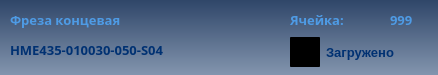
<?xml version="1.0" encoding="UTF-8"?>
<ui version="4.0">
 <class>widget_27_summary</class>
 <widget class="QWidget" name="widget_27_summary">
  <property name="geometry">
   <rect>
    <x>0</x>
    <y>0</y>
    <width>438</width>
    <height>75</height>
   </rect>
  </property>
  <property name="windowTitle">
   <string>widget_27_8_21_err_timeout</string>
  </property>
  <property name="layoutDirection">
   <enum>Qt::LeftToRight</enum>
  </property>
  <property name="styleSheet">
   <string notr="true">background-color: qlineargradient(spread:pad, x1:0.5, y1:0, x2:0.5, y2:1, stop:0 rgba(47, 70, 105, 255), stop:1 rgba(131, 149, 174, 255));</string>
  </property>
  <widget class="QLabel" name="group_name">
   <property name="geometry">
    <rect>
     <x>10</x>
     <y>5</y>
     <width>271</width>
     <height>30</height>
    </rect>
   </property>
   <property name="palette">
    <palette>
     <active>
      <colorrole role="WindowText">
       <brush brushstyle="SolidPattern">
        <color alpha="255">
         <red>78</red>
         <green>155</green>
         <blue>229</blue>
        </color>
       </brush>
      </colorrole>
      <colorrole role="Button">
       <brush brushstyle="LinearGradientPattern">
        <gradient startx="0.000000000000000" starty="0.000000000000000" endx="1.000000000000000" endy="0.000000000000000" type="LinearGradient" spread="PadSpread" coordinatemode="ObjectBoundingMode">
         <gradientstop position="0.000000000000000">
          <color alpha="0">
           <red>0</red>
           <green>0</green>
           <blue>0</blue>
          </color>
         </gradientstop>
         <gradientstop position="1.000000000000000">
          <color alpha="0">
           <red>255</red>
           <green>255</green>
           <blue>255</blue>
          </color>
         </gradientstop>
        </gradient>
       </brush>
      </colorrole>
      <colorrole role="Text">
       <brush brushstyle="SolidPattern">
        <color alpha="255">
         <red>78</red>
         <green>155</green>
         <blue>229</blue>
        </color>
       </brush>
      </colorrole>
      <colorrole role="ButtonText">
       <brush brushstyle="SolidPattern">
        <color alpha="255">
         <red>78</red>
         <green>155</green>
         <blue>229</blue>
        </color>
       </brush>
      </colorrole>
      <colorrole role="Base">
       <brush brushstyle="LinearGradientPattern">
        <gradient startx="0.000000000000000" starty="0.000000000000000" endx="1.000000000000000" endy="0.000000000000000" type="LinearGradient" spread="PadSpread" coordinatemode="ObjectBoundingMode">
         <gradientstop position="0.000000000000000">
          <color alpha="0">
           <red>0</red>
           <green>0</green>
           <blue>0</blue>
          </color>
         </gradientstop>
         <gradientstop position="1.000000000000000">
          <color alpha="0">
           <red>255</red>
           <green>255</green>
           <blue>255</blue>
          </color>
         </gradientstop>
        </gradient>
       </brush>
      </colorrole>
      <colorrole role="Window">
       <brush brushstyle="LinearGradientPattern">
        <gradient startx="0.000000000000000" starty="0.000000000000000" endx="1.000000000000000" endy="0.000000000000000" type="LinearGradient" spread="PadSpread" coordinatemode="ObjectBoundingMode">
         <gradientstop position="0.000000000000000">
          <color alpha="0">
           <red>0</red>
           <green>0</green>
           <blue>0</blue>
          </color>
         </gradientstop>
         <gradientstop position="1.000000000000000">
          <color alpha="0">
           <red>255</red>
           <green>255</green>
           <blue>255</blue>
          </color>
         </gradientstop>
        </gradient>
       </brush>
      </colorrole>
      <colorrole role="PlaceholderText">
       <brush brushstyle="NoBrush">
        <color alpha="128">
         <red>78</red>
         <green>155</green>
         <blue>229</blue>
        </color>
       </brush>
      </colorrole>
     </active>
     <inactive>
      <colorrole role="WindowText">
       <brush brushstyle="SolidPattern">
        <color alpha="255">
         <red>78</red>
         <green>155</green>
         <blue>229</blue>
        </color>
       </brush>
      </colorrole>
      <colorrole role="Button">
       <brush brushstyle="LinearGradientPattern">
        <gradient startx="0.000000000000000" starty="0.000000000000000" endx="1.000000000000000" endy="0.000000000000000" type="LinearGradient" spread="PadSpread" coordinatemode="ObjectBoundingMode">
         <gradientstop position="0.000000000000000">
          <color alpha="0">
           <red>0</red>
           <green>0</green>
           <blue>0</blue>
          </color>
         </gradientstop>
         <gradientstop position="1.000000000000000">
          <color alpha="0">
           <red>255</red>
           <green>255</green>
           <blue>255</blue>
          </color>
         </gradientstop>
        </gradient>
       </brush>
      </colorrole>
      <colorrole role="Text">
       <brush brushstyle="SolidPattern">
        <color alpha="255">
         <red>78</red>
         <green>155</green>
         <blue>229</blue>
        </color>
       </brush>
      </colorrole>
      <colorrole role="ButtonText">
       <brush brushstyle="SolidPattern">
        <color alpha="255">
         <red>78</red>
         <green>155</green>
         <blue>229</blue>
        </color>
       </brush>
      </colorrole>
      <colorrole role="Base">
       <brush brushstyle="LinearGradientPattern">
        <gradient startx="0.000000000000000" starty="0.000000000000000" endx="1.000000000000000" endy="0.000000000000000" type="LinearGradient" spread="PadSpread" coordinatemode="ObjectBoundingMode">
         <gradientstop position="0.000000000000000">
          <color alpha="0">
           <red>0</red>
           <green>0</green>
           <blue>0</blue>
          </color>
         </gradientstop>
         <gradientstop position="1.000000000000000">
          <color alpha="0">
           <red>255</red>
           <green>255</green>
           <blue>255</blue>
          </color>
         </gradientstop>
        </gradient>
       </brush>
      </colorrole>
      <colorrole role="Window">
       <brush brushstyle="LinearGradientPattern">
        <gradient startx="0.000000000000000" starty="0.000000000000000" endx="1.000000000000000" endy="0.000000000000000" type="LinearGradient" spread="PadSpread" coordinatemode="ObjectBoundingMode">
         <gradientstop position="0.000000000000000">
          <color alpha="0">
           <red>0</red>
           <green>0</green>
           <blue>0</blue>
          </color>
         </gradientstop>
         <gradientstop position="1.000000000000000">
          <color alpha="0">
           <red>255</red>
           <green>255</green>
           <blue>255</blue>
          </color>
         </gradientstop>
        </gradient>
       </brush>
      </colorrole>
      <colorrole role="PlaceholderText">
       <brush brushstyle="NoBrush">
        <color alpha="128">
         <red>78</red>
         <green>155</green>
         <blue>229</blue>
        </color>
       </brush>
      </colorrole>
     </inactive>
     <disabled>
      <colorrole role="WindowText">
       <brush brushstyle="SolidPattern">
        <color alpha="255">
         <red>78</red>
         <green>155</green>
         <blue>229</blue>
        </color>
       </brush>
      </colorrole>
      <colorrole role="Button">
       <brush brushstyle="LinearGradientPattern">
        <gradient startx="0.000000000000000" starty="0.000000000000000" endx="1.000000000000000" endy="0.000000000000000" type="LinearGradient" spread="PadSpread" coordinatemode="ObjectBoundingMode">
         <gradientstop position="0.000000000000000">
          <color alpha="0">
           <red>0</red>
           <green>0</green>
           <blue>0</blue>
          </color>
         </gradientstop>
         <gradientstop position="1.000000000000000">
          <color alpha="0">
           <red>255</red>
           <green>255</green>
           <blue>255</blue>
          </color>
         </gradientstop>
        </gradient>
       </brush>
      </colorrole>
      <colorrole role="Text">
       <brush brushstyle="SolidPattern">
        <color alpha="255">
         <red>78</red>
         <green>155</green>
         <blue>229</blue>
        </color>
       </brush>
      </colorrole>
      <colorrole role="ButtonText">
       <brush brushstyle="SolidPattern">
        <color alpha="255">
         <red>78</red>
         <green>155</green>
         <blue>229</blue>
        </color>
       </brush>
      </colorrole>
      <colorrole role="Base">
       <brush brushstyle="LinearGradientPattern">
        <gradient startx="0.000000000000000" starty="0.000000000000000" endx="1.000000000000000" endy="0.000000000000000" type="LinearGradient" spread="PadSpread" coordinatemode="ObjectBoundingMode">
         <gradientstop position="0.000000000000000">
          <color alpha="0">
           <red>0</red>
           <green>0</green>
           <blue>0</blue>
          </color>
         </gradientstop>
         <gradientstop position="1.000000000000000">
          <color alpha="0">
           <red>255</red>
           <green>255</green>
           <blue>255</blue>
          </color>
         </gradientstop>
        </gradient>
       </brush>
      </colorrole>
      <colorrole role="Window">
       <brush brushstyle="LinearGradientPattern">
        <gradient startx="0.000000000000000" starty="0.000000000000000" endx="1.000000000000000" endy="0.000000000000000" type="LinearGradient" spread="PadSpread" coordinatemode="ObjectBoundingMode">
         <gradientstop position="0.000000000000000">
          <color alpha="0">
           <red>0</red>
           <green>0</green>
           <blue>0</blue>
          </color>
         </gradientstop>
         <gradientstop position="1.000000000000000">
          <color alpha="0">
           <red>255</red>
           <green>255</green>
           <blue>255</blue>
          </color>
         </gradientstop>
        </gradient>
       </brush>
      </colorrole>
      <colorrole role="PlaceholderText">
       <brush brushstyle="NoBrush">
        <color alpha="128">
         <red>78</red>
         <green>155</green>
         <blue>229</blue>
        </color>
       </brush>
      </colorrole>
     </disabled>
    </palette>
   </property>
   <property name="font">
    <font>
     <family>Arial Black</family>
     <pointsize>10</pointsize>
     <weight>75</weight>
     <bold>true</bold>
    </font>
   </property>
   <property name="styleSheet">
    <string notr="true">color: rgb(78, 155, 229);
background-color: qlineargradient(spread:pad, x1:0, y1:0, x2:1, y2:0, stop:0 rgba(0, 0, 0, 0), stop:1 rgba(255, 255, 255, 0));</string>
   </property>
   <property name="text">
    <string>Фреза концевая</string>
   </property>
   <property name="alignment">
    <set>Qt::AlignLeading|Qt::AlignLeft|Qt::AlignVCenter</set>
   </property>
  </widget>
  <widget class="QLabel" name="tools_name">
   <property name="geometry">
    <rect>
     <x>10</x>
     <y>35</y>
     <width>271</width>
     <height>30</height>
    </rect>
   </property>
   <property name="palette">
    <palette>
     <active>
      <colorrole role="WindowText">
       <brush brushstyle="SolidPattern">
        <color alpha="255">
         <red>0</red>
         <green>49</green>
         <blue>114</blue>
        </color>
       </brush>
      </colorrole>
      <colorrole role="Button">
       <brush brushstyle="LinearGradientPattern">
        <gradient startx="0.000000000000000" starty="0.000000000000000" endx="1.000000000000000" endy="0.000000000000000" type="LinearGradient" spread="PadSpread" coordinatemode="ObjectBoundingMode">
         <gradientstop position="0.000000000000000">
          <color alpha="0">
           <red>0</red>
           <green>0</green>
           <blue>0</blue>
          </color>
         </gradientstop>
         <gradientstop position="1.000000000000000">
          <color alpha="0">
           <red>255</red>
           <green>255</green>
           <blue>255</blue>
          </color>
         </gradientstop>
        </gradient>
       </brush>
      </colorrole>
      <colorrole role="Text">
       <brush brushstyle="SolidPattern">
        <color alpha="255">
         <red>0</red>
         <green>49</green>
         <blue>114</blue>
        </color>
       </brush>
      </colorrole>
      <colorrole role="ButtonText">
       <brush brushstyle="SolidPattern">
        <color alpha="255">
         <red>0</red>
         <green>49</green>
         <blue>114</blue>
        </color>
       </brush>
      </colorrole>
      <colorrole role="Base">
       <brush brushstyle="LinearGradientPattern">
        <gradient startx="0.000000000000000" starty="0.000000000000000" endx="1.000000000000000" endy="0.000000000000000" type="LinearGradient" spread="PadSpread" coordinatemode="ObjectBoundingMode">
         <gradientstop position="0.000000000000000">
          <color alpha="0">
           <red>0</red>
           <green>0</green>
           <blue>0</blue>
          </color>
         </gradientstop>
         <gradientstop position="1.000000000000000">
          <color alpha="0">
           <red>255</red>
           <green>255</green>
           <blue>255</blue>
          </color>
         </gradientstop>
        </gradient>
       </brush>
      </colorrole>
      <colorrole role="Window">
       <brush brushstyle="LinearGradientPattern">
        <gradient startx="0.000000000000000" starty="0.000000000000000" endx="1.000000000000000" endy="0.000000000000000" type="LinearGradient" spread="PadSpread" coordinatemode="ObjectBoundingMode">
         <gradientstop position="0.000000000000000">
          <color alpha="0">
           <red>0</red>
           <green>0</green>
           <blue>0</blue>
          </color>
         </gradientstop>
         <gradientstop position="1.000000000000000">
          <color alpha="0">
           <red>255</red>
           <green>255</green>
           <blue>255</blue>
          </color>
         </gradientstop>
        </gradient>
       </brush>
      </colorrole>
      <colorrole role="PlaceholderText">
       <brush brushstyle="NoBrush">
        <color alpha="128">
         <red>0</red>
         <green>49</green>
         <blue>114</blue>
        </color>
       </brush>
      </colorrole>
     </active>
     <inactive>
      <colorrole role="WindowText">
       <brush brushstyle="SolidPattern">
        <color alpha="255">
         <red>0</red>
         <green>49</green>
         <blue>114</blue>
        </color>
       </brush>
      </colorrole>
      <colorrole role="Button">
       <brush brushstyle="LinearGradientPattern">
        <gradient startx="0.000000000000000" starty="0.000000000000000" endx="1.000000000000000" endy="0.000000000000000" type="LinearGradient" spread="PadSpread" coordinatemode="ObjectBoundingMode">
         <gradientstop position="0.000000000000000">
          <color alpha="0">
           <red>0</red>
           <green>0</green>
           <blue>0</blue>
          </color>
         </gradientstop>
         <gradientstop position="1.000000000000000">
          <color alpha="0">
           <red>255</red>
           <green>255</green>
           <blue>255</blue>
          </color>
         </gradientstop>
        </gradient>
       </brush>
      </colorrole>
      <colorrole role="Text">
       <brush brushstyle="SolidPattern">
        <color alpha="255">
         <red>0</red>
         <green>49</green>
         <blue>114</blue>
        </color>
       </brush>
      </colorrole>
      <colorrole role="ButtonText">
       <brush brushstyle="SolidPattern">
        <color alpha="255">
         <red>0</red>
         <green>49</green>
         <blue>114</blue>
        </color>
       </brush>
      </colorrole>
      <colorrole role="Base">
       <brush brushstyle="LinearGradientPattern">
        <gradient startx="0.000000000000000" starty="0.000000000000000" endx="1.000000000000000" endy="0.000000000000000" type="LinearGradient" spread="PadSpread" coordinatemode="ObjectBoundingMode">
         <gradientstop position="0.000000000000000">
          <color alpha="0">
           <red>0</red>
           <green>0</green>
           <blue>0</blue>
          </color>
         </gradientstop>
         <gradientstop position="1.000000000000000">
          <color alpha="0">
           <red>255</red>
           <green>255</green>
           <blue>255</blue>
          </color>
         </gradientstop>
        </gradient>
       </brush>
      </colorrole>
      <colorrole role="Window">
       <brush brushstyle="LinearGradientPattern">
        <gradient startx="0.000000000000000" starty="0.000000000000000" endx="1.000000000000000" endy="0.000000000000000" type="LinearGradient" spread="PadSpread" coordinatemode="ObjectBoundingMode">
         <gradientstop position="0.000000000000000">
          <color alpha="0">
           <red>0</red>
           <green>0</green>
           <blue>0</blue>
          </color>
         </gradientstop>
         <gradientstop position="1.000000000000000">
          <color alpha="0">
           <red>255</red>
           <green>255</green>
           <blue>255</blue>
          </color>
         </gradientstop>
        </gradient>
       </brush>
      </colorrole>
      <colorrole role="PlaceholderText">
       <brush brushstyle="NoBrush">
        <color alpha="128">
         <red>0</red>
         <green>49</green>
         <blue>114</blue>
        </color>
       </brush>
      </colorrole>
     </inactive>
     <disabled>
      <colorrole role="WindowText">
       <brush brushstyle="SolidPattern">
        <color alpha="255">
         <red>0</red>
         <green>49</green>
         <blue>114</blue>
        </color>
       </brush>
      </colorrole>
      <colorrole role="Button">
       <brush brushstyle="LinearGradientPattern">
        <gradient startx="0.000000000000000" starty="0.000000000000000" endx="1.000000000000000" endy="0.000000000000000" type="LinearGradient" spread="PadSpread" coordinatemode="ObjectBoundingMode">
         <gradientstop position="0.000000000000000">
          <color alpha="0">
           <red>0</red>
           <green>0</green>
           <blue>0</blue>
          </color>
         </gradientstop>
         <gradientstop position="1.000000000000000">
          <color alpha="0">
           <red>255</red>
           <green>255</green>
           <blue>255</blue>
          </color>
         </gradientstop>
        </gradient>
       </brush>
      </colorrole>
      <colorrole role="Text">
       <brush brushstyle="SolidPattern">
        <color alpha="255">
         <red>0</red>
         <green>49</green>
         <blue>114</blue>
        </color>
       </brush>
      </colorrole>
      <colorrole role="ButtonText">
       <brush brushstyle="SolidPattern">
        <color alpha="255">
         <red>0</red>
         <green>49</green>
         <blue>114</blue>
        </color>
       </brush>
      </colorrole>
      <colorrole role="Base">
       <brush brushstyle="LinearGradientPattern">
        <gradient startx="0.000000000000000" starty="0.000000000000000" endx="1.000000000000000" endy="0.000000000000000" type="LinearGradient" spread="PadSpread" coordinatemode="ObjectBoundingMode">
         <gradientstop position="0.000000000000000">
          <color alpha="0">
           <red>0</red>
           <green>0</green>
           <blue>0</blue>
          </color>
         </gradientstop>
         <gradientstop position="1.000000000000000">
          <color alpha="0">
           <red>255</red>
           <green>255</green>
           <blue>255</blue>
          </color>
         </gradientstop>
        </gradient>
       </brush>
      </colorrole>
      <colorrole role="Window">
       <brush brushstyle="LinearGradientPattern">
        <gradient startx="0.000000000000000" starty="0.000000000000000" endx="1.000000000000000" endy="0.000000000000000" type="LinearGradient" spread="PadSpread" coordinatemode="ObjectBoundingMode">
         <gradientstop position="0.000000000000000">
          <color alpha="0">
           <red>0</red>
           <green>0</green>
           <blue>0</blue>
          </color>
         </gradientstop>
         <gradientstop position="1.000000000000000">
          <color alpha="0">
           <red>255</red>
           <green>255</green>
           <blue>255</blue>
          </color>
         </gradientstop>
        </gradient>
       </brush>
      </colorrole>
      <colorrole role="PlaceholderText">
       <brush brushstyle="NoBrush">
        <color alpha="128">
         <red>0</red>
         <green>49</green>
         <blue>114</blue>
        </color>
       </brush>
      </colorrole>
     </disabled>
    </palette>
   </property>
   <property name="font">
    <font>
     <family>Arial Black</family>
     <pointsize>10</pointsize>
     <weight>75</weight>
     <bold>true</bold>
    </font>
   </property>
   <property name="styleSheet">
    <string notr="true">color: rgb(0, 49, 114);
background-color: qlineargradient(spread:pad, x1:0, y1:0, x2:1, y2:0, stop:0 rgba(0, 0, 0, 0), stop:1 rgba(255, 255, 255, 0));</string>
   </property>
   <property name="text">
    <string>HME435-010030-050-S04</string>
   </property>
   <property name="alignment">
    <set>Qt::AlignLeading|Qt::AlignLeft|Qt::AlignVCenter</set>
   </property>
  </widget>
  <widget class="QLabel" name="lbl_info">
   <property name="geometry">
    <rect>
     <x>290</x>
     <y>5</y>
     <width>60</width>
     <height>30</height>
    </rect>
   </property>
   <property name="font">
    <font>
     <family>Arial Black</family>
     <pointsize>10</pointsize>
     <weight>75</weight>
     <bold>true</bold>
    </font>
   </property>
   <property name="styleSheet">
    <string notr="true">color: rgb(78, 155, 229);
background-color: qlineargradient(spread:pad, x1:0, y1:0, x2:1, y2:0, stop:0 rgba(0, 0, 0, 0), stop:1 rgba(255, 255, 255, 0));</string>
   </property>
   <property name="text">
    <string>Ячейка:</string>
   </property>
   <property name="alignment">
    <set>Qt::AlignLeading|Qt::AlignLeft|Qt::AlignVCenter</set>
   </property>
  </widget>
  <widget class="QLabel" name="cell_number">
   <property name="geometry">
    <rect>
     <x>390</x>
     <y>5</y>
     <width>41</width>
     <height>30</height>
    </rect>
   </property>
   <property name="font">
    <font>
     <family>Arial Black</family>
     <pointsize>10</pointsize>
     <weight>75</weight>
     <bold>true</bold>
    </font>
   </property>
   <property name="styleSheet">
    <string notr="true">color: rgb(78, 155, 229);
background-color: qlineargradient(spread:pad, x1:0, y1:0, x2:1, y2:0, stop:0 rgba(0, 0, 0, 0), stop:1 rgba(255, 255, 255, 0));</string>
   </property>
   <property name="text">
    <string>999</string>
   </property>
   <property name="alignment">
    <set>Qt::AlignLeading|Qt::AlignLeft|Qt::AlignVCenter</set>
   </property>
  </widget>
  <widget class="QCheckBox" name="checkBox">
   <property name="enabled">
    <bool>true</bool>
   </property>
   <property name="geometry">
    <rect>
     <x>290</x>
     <y>35</y>
     <width>131</width>
     <height>34</height>
    </rect>
   </property>
   <property name="sizePolicy">
    <sizepolicy hsizetype="Minimum" vsizetype="Fixed">
     <horstretch>0</horstretch>
     <verstretch>0</verstretch>
    </sizepolicy>
   </property>
   <property name="font">
    <font>
     <family>Arial</family>
     <pointsize>10</pointsize>
     <weight>75</weight>
     <bold>true</bold>
     <stylestrategy>PreferDefault</stylestrategy>
    </font>
   </property>
   <property name="autoFillBackground">
    <bool>false</bool>
   </property>
   <property name="styleSheet">
    <string notr="true">
QCheckBox {
	color: rgb(0, 49, 114);
	background-color: qlineargradient(spread:pad, x1:0, y1:0, x2:1, y2:0, stop:0 rgba(0, 0, 0, 0), stop:1 rgba(255, 255, 255, 0))
}
QCheckBox::indicator {
	width: 30px; 
	height: 30px;
}
QCheckBox::indicator:unchecked {
    image: url(:/icons/unchecked.png)
}
QCheckBox::indicator:checked {
    image: url(:/icons/checked.png)
}</string>
   </property>
   <property name="text">
    <string>Загружено</string>
   </property>
   <property name="iconSize">
    <size>
     <width>31</width>
     <height>31</height>
    </size>
   </property>
   <property name="checkable">
    <bool>true</bool>
   </property>
   <property name="checked">
    <bool>false</bool>
   </property>
   <property name="tristate">
    <bool>false</bool>
   </property>
  </widget>
 </widget>
 <resources>
  <include location="../../img/resources_rc.qrc"/>
 </resources>
 <connections/>
</ui>
